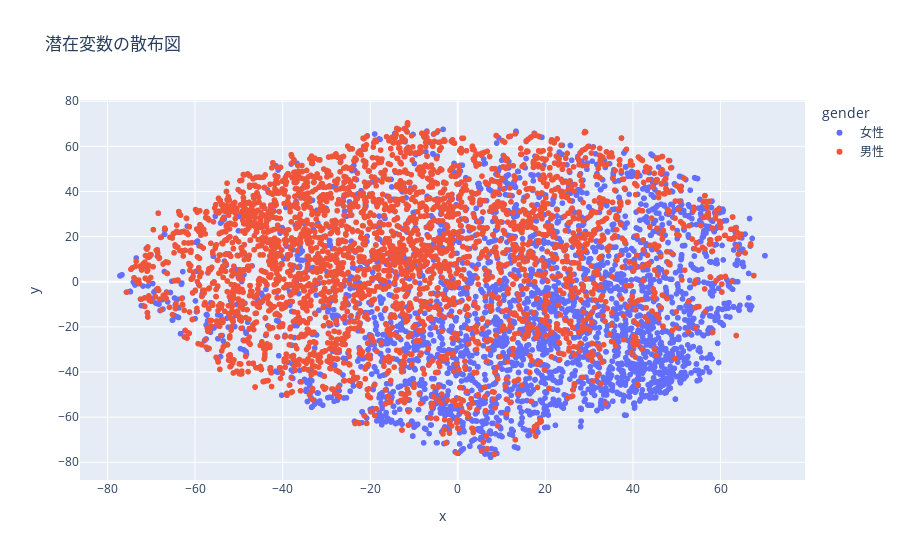

The cell this chart's notebook holds for it:
### Code cell
import numpy as np
from sklearn.manifold import TSNE

# t-SNEで2次元に削減
tsne = TSNE(n_components=2)
latent_2d_tsne = tsne.fit_transform(np.array(latent_variables))

scatter_data = {
    "x": [z[0] for z in latent_2d_tsne],
    "y": [z[1] for z in latent_2d_tsne],
    "age": ages,
    "gender": genders,
}

fig = px.scatter(
    scatter_data, x='x', y='y', color='gender', text='age',
    hover_data=['age', 'gender'], title='潜在変数の散布図'
)
fig.show()

### Figure 1 — Plotly figure (JSON) as saved in the notebook; plotly's stock layout.template omitted (floating-point values rounded to 4 significant figures; data arrays with more than 128 entries replaced by an {"elided": "..."} marker saying what was removed)
{"data": [{"customdata": {"elided": "3602x2 mixed values"}, "hovertemplate": "gender=%{customdata[1]}<br>x=%{x}<br>y=%{y}<br>age=%{customdata[0]}<extra></extra>", "legendgroup": "女性", "marker": {"color": "#636efa", "symbol": "circle"}, "mode": "markers+text", "name": "女性", "showlegend": true, "text": {"elided": "3602 float values"}, "type": "scattergl", "x": {"elided": "3602 float values"}, "xaxis": "x", "y": {"elided": "3602 float values"}, "yaxis": "y"}, {"customdata": {"elided": "3581x2 mixed values"}, "hovertemplate": "gender=%{customdata[1]}<br>x=%{x}<br>y=%{y}<br>age=%{customdata[0]}<extra></extra>", "legendgroup": "男性", "marker": {"color": "#EF553B", "symbol": "circle"}, "mode": "markers+text", "name": "男性", "showlegend": true, "text": {"elided": "3581 float values"}, "type": "scattergl", "x": {"elided": "3581 float values"}, "xaxis": "x", "y": {"elided": "3581 float values"}, "yaxis": "y"}], "layout": {"legend": {"title": {"text": "gender"}, "tracegroupgap": 0}, "title": {"text": "潜在変数の散布図"}, "xaxis": {"anchor": "y", "domain": [0, 1], "title": {"text": "x"}}, "yaxis": {"anchor": "x", "domain": [0, 1], "title": {"text": "y"}}}}
